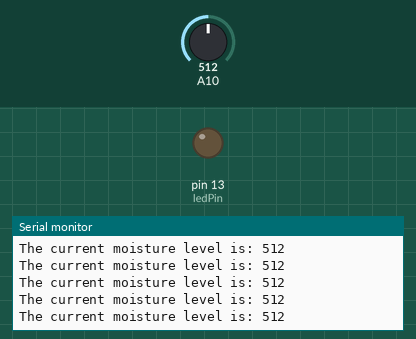
The sketch below on a simulated Arduino Mega 2560, built with avr-gcc and run on an emulated ATmega2560. Shown: output pins drawn as LEDs (lit = HIGH), the last lines printed to the serial monitor. Inputs (shaded band) come from the test bench; at power-on: A10 = 512.

Above: at 1.2 s.
1.3 s: A10 set to 107
At 2.0 s:
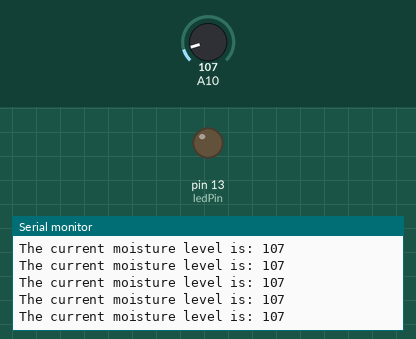
4.3 s: A10 set to 92
At 4.8 s:
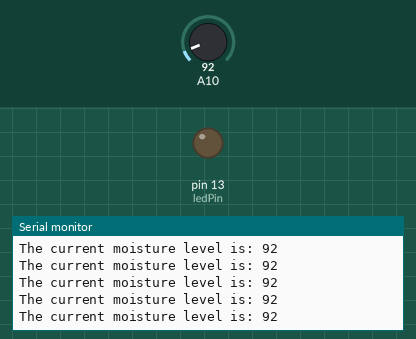
Timing chart, 0 to 7.3 s (numbered marks = the images above; inputs shaded):
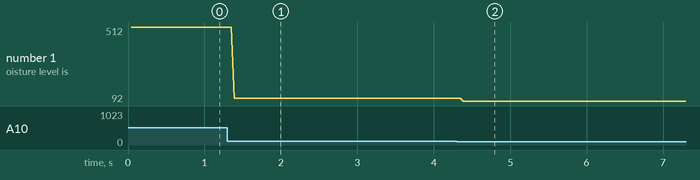

The sketch:

water_sensor.ino
```cpp
int sensorPin = 42;        // select the input pin for the potentiometer
int ledPin = LED_BUILTIN; // select the pin for the LED
int sensorValue = 0;      // variable to store the value coming from the sensor

void setup()
{
  // declare the ledPin as an OUTPUT:
  Serial.begin(9600);
  Serial.println("HI, it's me, the soil moisture sensor!");
  pinMode(ledPin, OUTPUT);
}

void loop()
{
  sensorValue = analogRead(sensorPin);
  Serial.println("The current moisture level is: " + String(sensorValue));
}
```

Measured:
- after the input at 1.3 s, the serial monitor: prints a new line after 0.09 s (image 1)
- after the input at 4.3 s, the serial monitor: prints a new line after 0.08 s (image 2)
- plotted number 1: 512 → 107 after the input at 1.3 s, 107 → 92 after the input at 4.3 s
